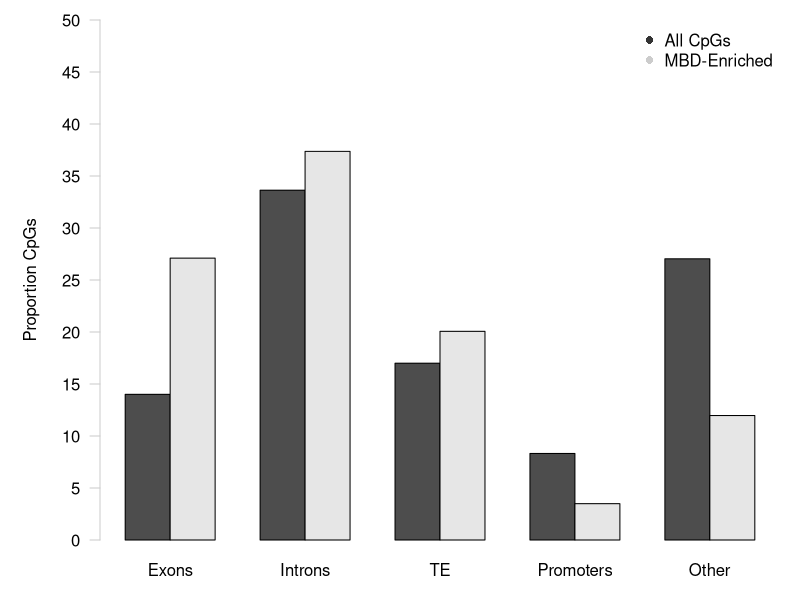
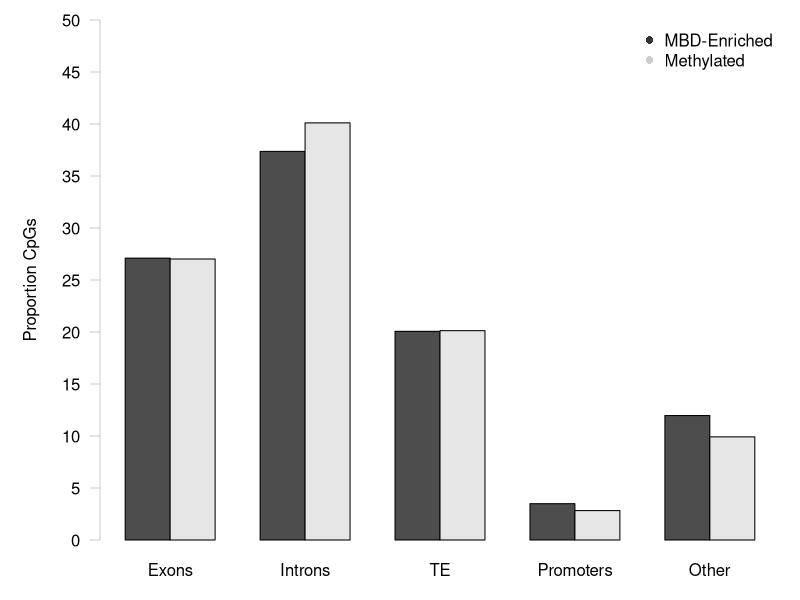
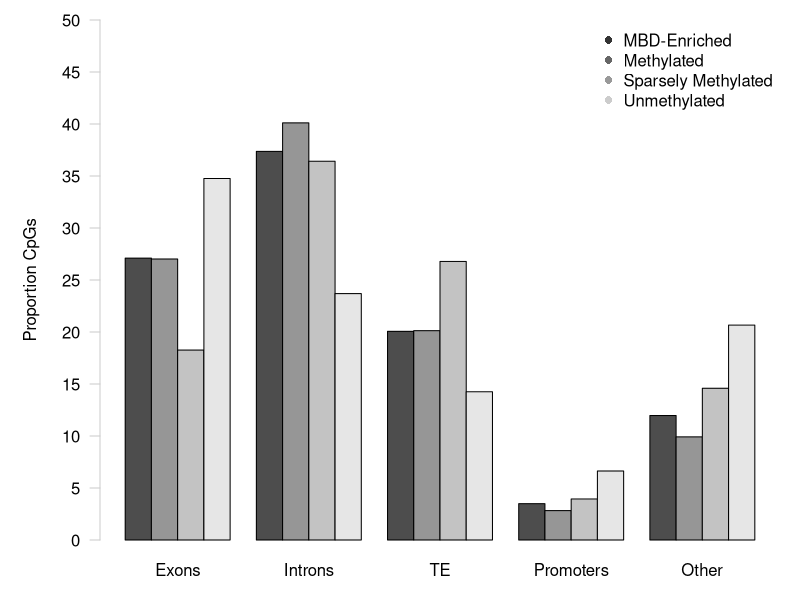
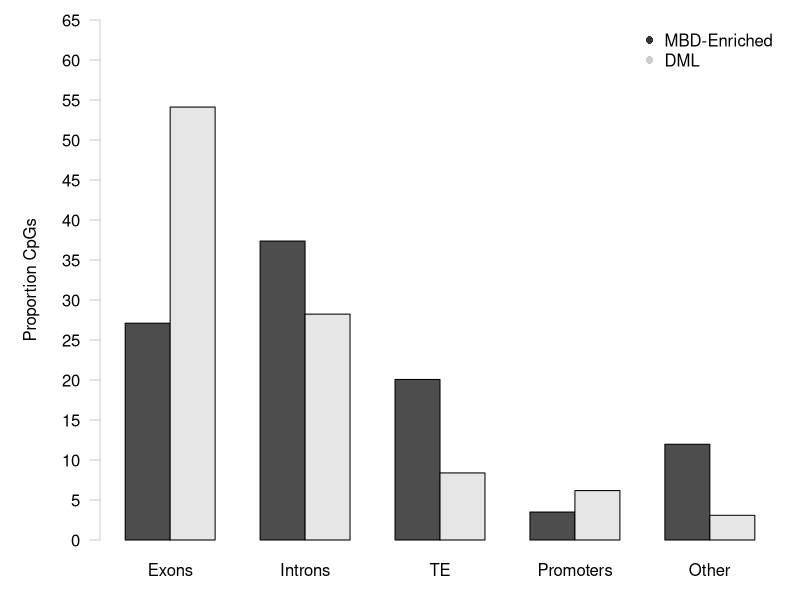
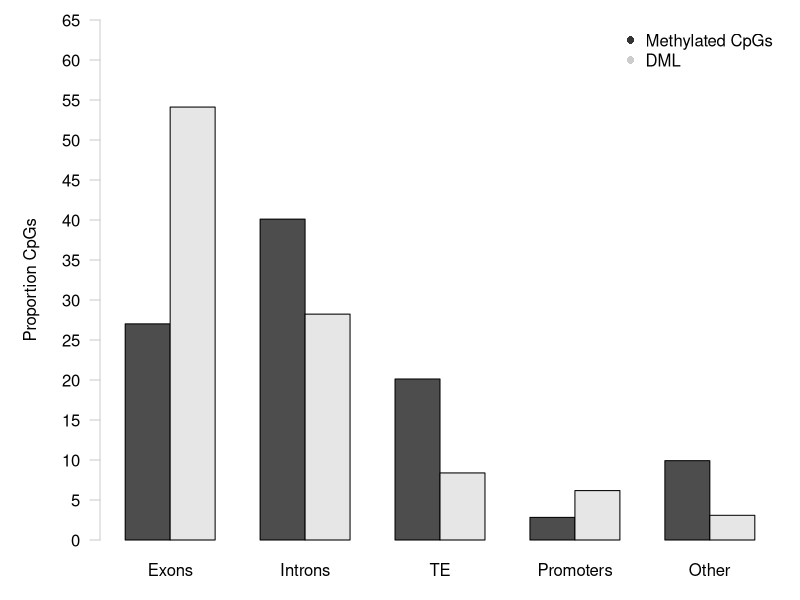
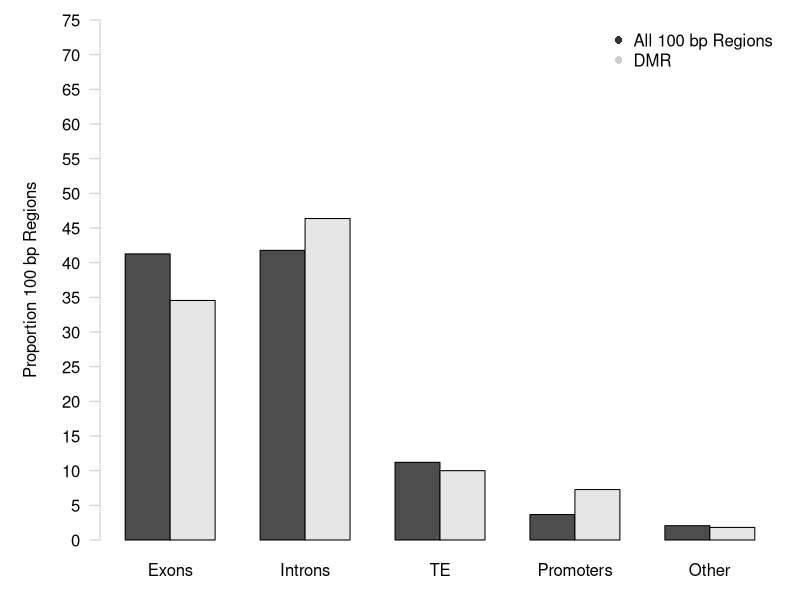

The R source for these figures, in order:
## ---- chunk 1
knitr::opts_chunk$set(echo = TRUE)
## ---- chunk 2
sessionInfo()
## ---- chunk 3
overlapData <- read.csv("2019-01-15-Overlap-Proportions.csv", header = TRUE)
rownames(overlapData) <- overlapData$genomicFeature #Set genomic feature indication and rownames
overlapData <- overlapData[,-1] #Remove genomic feature indication column
head(overlapData) #Confirm import
## ---- chunk 4
proportionData <- overlapData #Copy overlap data as a new dataframe
nLength <- length(proportionData$totalCpG) #Count number of rows
for(i in 1:nLength) {
  proportionData[i,] <- (proportionData[i,]/proportionData[6,])*100
} #Divide each column of proportionData by respective totalLines entry. Multiply by 100 and and save the percentage
head(proportionData) #Confirm changes
## ---- chunk 5
proportionData <- proportionData[-6,] #Remove totalLines row
tail(proportionData) #Confirm changes
## ---- chunk 6
totalVersusEnriched <- overlapData[, 1:2] #Subset data for statistical testing
totalVersusEnriched <- totalVersusEnriched[-6, ] #Remove totalLines row
head(totalVersusEnriched) #Confirm changes
## ---- chunk 7
totalVersusEnrichedTest <- chisq.test(t(totalVersusEnriched)) #Conduct a chi-squared test
totalVersusEnrichedTest #The distribution of enriched CpGs from MBD is different from the distribution of all CG motifs in the C. virginica genome
## ---- chunk 8
totalVersusEnrichedTest$observed #Look at observed valules
totalVersusEnrichedTest$expected #Look at expected values
totalVersusEnrichedTest$residuals #Look at residuals
## ---- chunk 9
totalVersusMethylated <- overlapData[, c(1,3)] #Subset data for statistical testing
totalVersusMethylated <- totalVersusMethylated[-6, ] #Remove totalLines row
head(totalVersusMethylated) #Confirm changes
## ---- chunk 10
totalVersusMethylatedTest <- chisq.test(t(totalVersusMethylated)) #Conduct a chi-squared test
totalVersusMethylatedTest #The distribution of methylated CpGs is significantly different from all CpG
## ---- chunk 11
enrichedVersusMethylated <- overlapData[, 2:3] #Subset data for statistical testing
enrichedVersusMethylated <- enrichedVersusMethylated[-6, ] #Remove totalLines row
head(enrichedVersusMethylated) #Confirm changes
## ---- chunk 12
enrichedVersusMethylatedTest <- chisq.test(t(enrichedVersusMethylated)) #Conduct a chi-squared test
enrichedVersusMethylatedTest #The distribution of methylated CpGs is significantly different from CpGs enriched by MBD
## ---- chunk 13
allMethylationCategories <- overlapData[, 2:5] #Subset data for statistical testing
allMethylationCategories <- allMethylationCategories[-6, ] #Remove totalLines row
head(allMethylationCategories) #Confirm changes
## ---- chunk 14
allMethylationCategoriesTest <- chisq.test(t(allMethylationCategories)) #Conduct a chi-squared test
allMethylationCategoriesTest #The distributions differ from eachother.
## ---- chunk 15
enrichedVersusDML <- overlapData[,c(2,6)] #Subset data for statistical testing
enrichedVersusDML <- enrichedVersusDML[-6,] #Remove totalLines row
head(enrichedVersusDML) #Confirm changes
## ---- chunk 16
enrichedVersusDMLTest <- chisq.test(t(enrichedVersusDML)) #Conduct a chi-squared test
enrichedVersusDMLTest #The distribution of DML is significantly different from methylated CpGs.
## ---- chunk 17
methylatedVersusDML <- overlapData[,c(3,6)] #Subset data for statistical testing
methylatedVersusDML <- methylatedVersusDML[-6,] #Remove totalLines row
head(methylatedVersusDML) #Confirm changes
## ---- chunk 18
methylatedVersusDMLTest <- chisq.test(t(methylatedVersusDML)) #Conduct a chi-squared test
methylatedVersusDMLTest #The distribution of DML is significantly different from methylated CpGs.
## ---- chunk 19
totalVersusEnrichedProportions <- proportionData[,1:2] #Subset data
head(totalVersusEnrichedProportions) #Confirm subset
## ---- chunk 20
#pdf("2019-04-10-Total-Versus-Enriched-CpGs.pdf", height = 8.5, width = 11)
par(mar = c(3,5,1,1)) #Change figure boundaries
barplot(t(totalVersusEnrichedProportions), 
        beside = TRUE, 
        axes = FALSE, 
        names.arg = c("Exons", "Introns", "TE", "Promoters", "Other"),
        ylim = c(0,50)) #Create a grouped barplot (beside = TRUE) using a transposed version of the proportion data. Use axes = FALSE to remove the y-axis and names.arg to set labels on the x-axis.
axis(side = 2, at = seq(0, 50, by = 5), las = 2, col = "grey80")
mtext(side = 2, "Proportion CpGs", line = 3) #Add y-axis label
legend("topright", 
       legend = c("All CpGs", "MBD-Enriched"),
       pch = 16,
       col = c("grey20", "grey80"),
       bty = "n") #Place a legend in the top right of the figure with no box
#dev.off()
## ---- chunk 21
enrichedVersusMethylatedProportions <- proportionData[,2:3] #Subset data
head(enrichedVersusMethylatedProportions) #Confirm subset
## ---- chunk 22
#pdf("2019-04-10-Total-Versus-Methylated-CpGs.pdf", height = 8.5, width = 11)
par(mar = c(3,5,1,1)) #Change figure boundaries
barplot(t(enrichedVersusMethylatedProportions), 
        beside = TRUE, 
        axes = FALSE, 
        names.arg = c("Exons", "Introns", "TE", "Promoters", "Other"),
        ylim = c(0,50)) #Create a grouped barplot (beside = TRUE) using a transposed version of the proportion data. Use axes = FALSE to remove the y-axis and names.arg to set labels on the x-axis.
axis(side = 2, at = seq(0, 50, by = 5), las = 2, col = "grey80")
mtext(side = 2, "Proportion CpGs", line = 3) #Add y-axis label
legend("topright", 
       legend = c("MBD-Enriched", "Methylated"),
       pch = 16,
       col = c("grey20", "grey80"),
       bty = "n") #Place a legend in the top right of the figure with no box
#dev.off()
## ---- chunk 23
allMethylationCategoriesProportions <- proportionData[,2:5] #Subset data
head(allMethylationCategoriesProportions) #Confirm subset
## ---- chunk 24
#pdf("2019-04-10-All-Methylation-Categories.pdf", height = 8.5, width = 11)
par(mar = c(3,5,1,1)) #Change figure boundaries
barplot(t(allMethylationCategoriesProportions), 
        beside = TRUE, 
        axes = FALSE, 
        names.arg = c("Exons", "Introns", "TE", "Promoters", "Other"),
        ylim = c(0,50)) #Create a grouped barplot (beside = TRUE) using a transposed version of the proportion data. Use axes = FALSE to remove the y-axis and names.arg to set labels on the x-axis.
axis(side = 2, at = seq(0, 50, by = 5), las = 2, col = "grey80")
mtext(side = 2, "Proportion CpGs", line = 3) #Add y-axis label
legend("topright", 
       legend = c("MBD-Enriched", "Methylated", "Sparsely Methylated", "Unmethylated"),
       pch = 16,
       col = c("grey20", "grey40", "grey60", "grey80"),
       bty = "n") #Place a legend in the top right of the figure with no box
#dev.off()
## ---- chunk 25
enrichedVersusDMLProportions <- proportionData[,c(2,6)] #Subset data
head(enrichedVersusDMLProportions) #Confirm subset
## ---- chunk 26
#pdf("2019-04-10-Enriched-Versus-DML.pdf", height = 8.5, width = 11)
par(mar = c(3,5,1,1)) #Change figure boundaries
barplot(t(enrichedVersusDMLProportions), 
        beside = TRUE, 
        axes = FALSE, 
        names.arg = c("Exons", "Introns", "TE", "Promoters", "Other"),
        ylim = c(0,65)) #Create a grouped barplot (beside = TRUE) using a transposed version of the proportion data. Use axes = FALSE to remove the y-axis and names.arg to set labels on the x-axis.
axis(side = 2, at = seq(0, 65, by = 5), las = 2, col = "grey80")
mtext(side = 2, "Proportion CpGs", line = 3) #Add y-axis label
legend("topright", 
       legend = c("MBD-Enriched", "DML"),
       pch = 16,
       col = c("grey20", "grey80"),
       bty = "n") #Place a legend in the top right of the figure with no box
#dev.off()
## ---- chunk 27
methylatedVersusDMLProportions <- proportionData[,c(3,6)] #Subset data
head(methylatedVersusDMLProportions) #Confirm subset
## ---- chunk 28
#pdf("2019-04-10-Methylated-CpGs-Versus-DML.pdf", height = 8.5, width = 11)
par(mar = c(3,5,1,1)) #Change figure boundaries
barplot(t(methylatedVersusDMLProportions), 
        beside = TRUE, 
        axes = FALSE, 
        names.arg = c("Exons", "Introns", "TE", "Promoters", "Other"),
        ylim = c(0,65)) #Create a grouped barplot (beside = TRUE) using a transposed version of the proportion data. Use axes = FALSE to remove the y-axis and names.arg to set labels on the x-axis.
axis(side = 2, at = seq(0, 65, by = 5), las = 2, col = "grey80")
mtext(side = 2, "Proportion CpGs", line = 3) #Add y-axis label
legend("topright", 
       legend = c("Methylated CpGs", "DML"),
       pch = 16,
       col = c("grey20", "grey80"),
       bty = "n") #Place a legend in the top right of the figure with no box
#dev.off()
## ---- chunk 29
backgroundVersusDMR <- overlapData[,c(7,8)] #Subset data for statistical testing
backgroundVersusDMR <- backgroundVersusDMR[-6,] #Remove totalLines row
head(backgroundVersusDMR) #Confirm changes
## ---- chunk 30
backgroundVersusDMRTest <- chisq.test(t(backgroundVersusDMR)) #Conduct a chi-squared test
backgroundVersusDMRTest #The distribution of DML is significantly different from methylated CpGs.
## ---- chunk 31
backgroundVersusDMRProportions <- proportionData[,c(8,7)] #Subset data. Column 8 is the DMRBackground, and column 7 are the DMR.
head(backgroundVersusDMRProportions) #Confirm subset
## ---- chunk 32
#pdf("2019-06-05-Background-Versus-DMR.pdf", height = 8.5, width = 11)
par(mar = c(3,5,1,1)) #Change figure boundaries
barplot(t(backgroundVersusDMRProportions), 
        beside = TRUE, 
        axes = FALSE, 
        names.arg = c("Exons", "Introns", "TE", "Promoters", "Other"),
        ylim = c(0,75)) #Create a grouped barplot (beside = TRUE) using a transposed version of the proportion data. Use axes = FALSE to remove the y-axis and names.arg to set labels on the x-axis.
axis(side = 2, at = seq(0, 75, by = 5), las = 2, col = "grey80")
mtext(side = 2, "Proportion 100 bp Regions", line = 3) #Add y-axis label
legend("topright", 
       legend = c("All 100 bp Regions", "DMR"),
       pch = 16,
       col = c("grey20", "grey80"),
       bty = "n") #Place a legend in the top right of the figure with no box
#dev.off()
